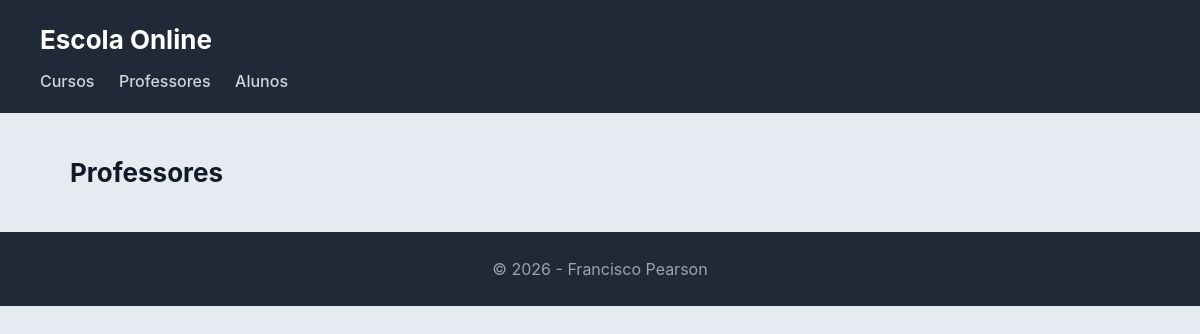
Page /escola/professores/ on the earlier database version.
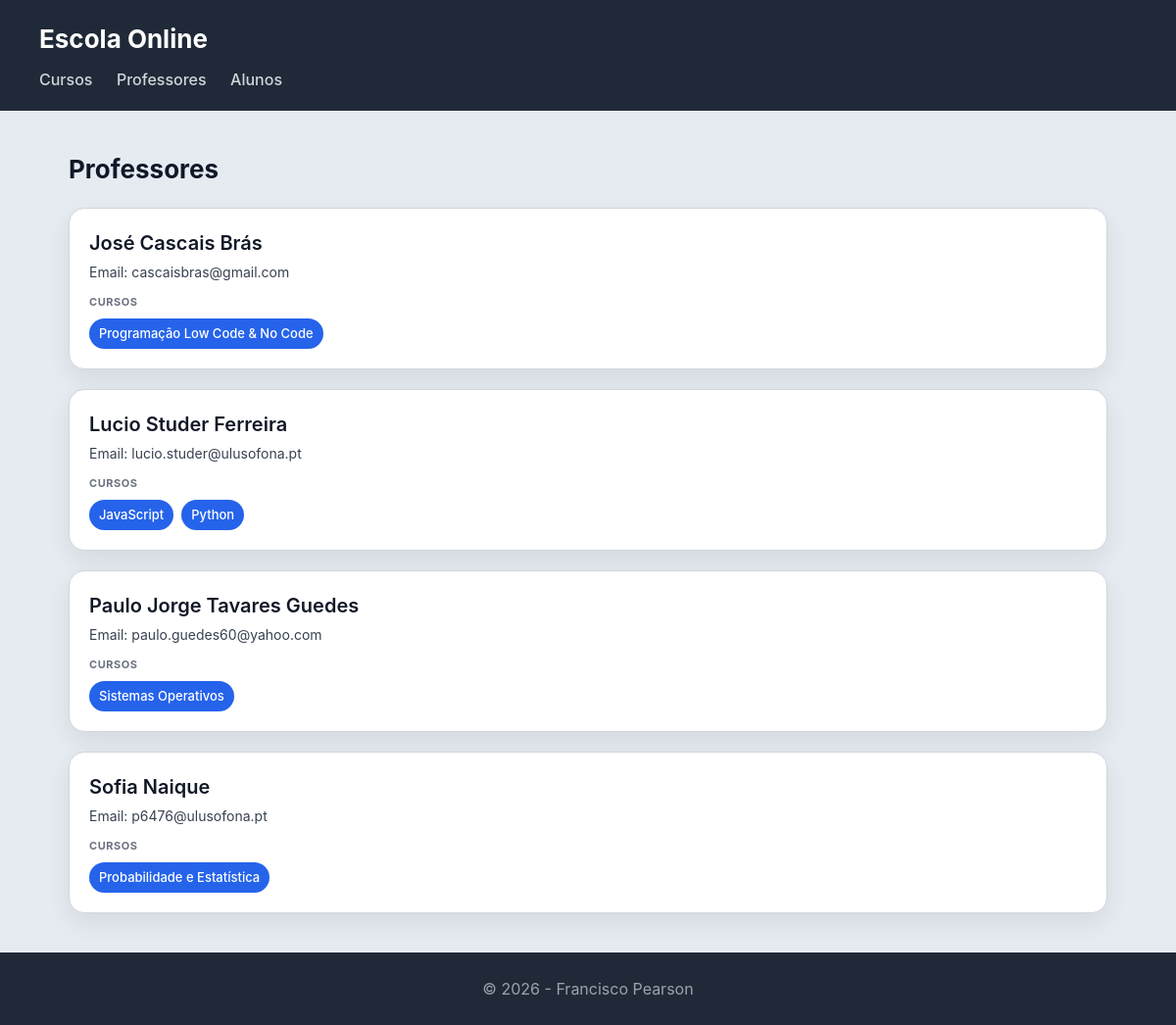
Same page on the later database version.
### escola_online/models.py (models this page shows, shortened)
class Professor(models.Model):
    nome = models.CharField(max_length=100)
    email = models.EmailField()

class Curso(models.Model):
    nome = models.CharField(max_length=100)
    imagem = models.ImageField(upload_to='cursos/')
    professor = models.ForeignKey(Professor, on_delete=models.CASCADE, related_name='cursos')
    alunos = models.ManyToManyField(Aluno, related_name='cursos')

### escola_online/views.py (the view)
# urls.py: path('professores/', views.professores_view, name='professores'),
def professores_view(request):
    professores = Professor.objects.prefetch_related('cursos').all()
    return render(request, 'escola_online/professores.html', {'professores': professores})

### escola_online/templates/escola_online/professores.html
{% extends "escola_online/base.html" %}
{% block content %}
<h2>Professores</h2>
<section>
    {% for professor in professores %}
    <article>
        <header>
            <h3>{{ professor.nome }}</h3>
            <p>Email: {{ professor.email }}</p>
        </header>
        <section>
            <h4>Cursos</h4>
            <ul>
                {% for curso in professor.cursos.all %}
                    <li>{{ curso.nome }}</li>
                {% empty %}
                    <li>Sem cursos</li>
                {% endfor %}
            </ul>
        </section>
    </article>
    {% endfor %}
</section>
{% endblock %}

Differences in the rows shown:
added Professor: nome "José Cascais Brás", email "cascaisbras@gmail.com"
added Curso: nome "Programação Low Code & No Code", shown under "José Cascais Brás"
added Professor: nome "Lucio Studer Ferreira", email "lucio.studer@ulusofona.pt"
added Curso: nome "JavaScript", shown under "Lucio Studer Ferreira"
added Curso: nome "Python", shown under "Lucio Studer Ferreira"
added Professor: nome "Paulo Jorge Tavares Guedes", email "paulo.guedes60@yahoo.com"
added Curso: nome "Sistemas Operativos", shown under "Paulo Jorge Tavares Guedes"
added Professor: nome "Sofia Naique", email "p6476@ulusofona.pt"
added Curso: nome "Probabilidade e Estatística", shown under "Sofia Naique"
